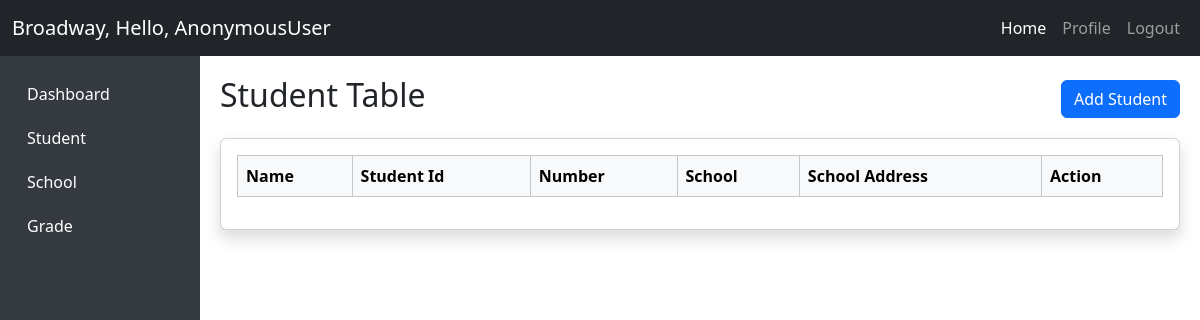
The page /class_student/ on the database as committed earlier.
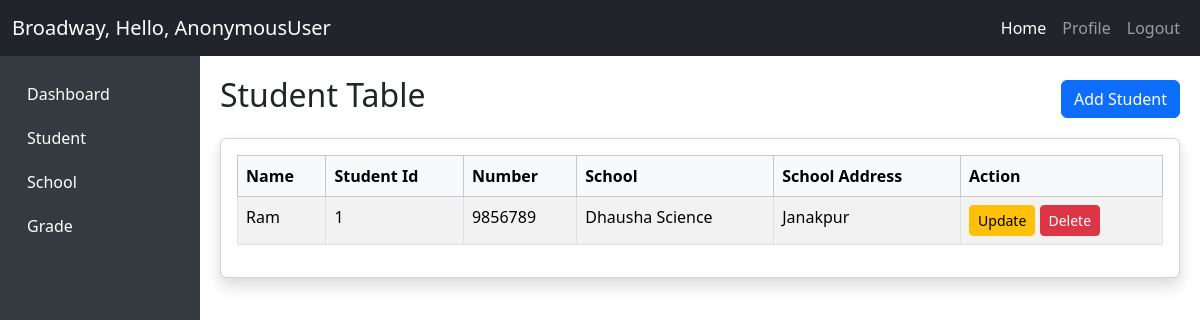
The same page on the database as committed later.
### student/models.py (models this page shows, shortened)
class Student(models.Model):
    name = models.CharField(max_length=50, null=True, blank=True)
    student_id = models.IntegerField(unique=True)
    number = models.PositiveBigIntegerField(default=0)
    school  = models.ForeignKey(School, on_delete=models.SET_NULL ,null=True)

### home/models.py (models this page shows, shortened)
class School(models.Model):
    name = models.CharField(max_length=50, verbose_name="School Name")
    school_unique_code = models.CharField(max_length=20,unique=True, help_text="add unique value", verbose_name="School code")
    address = models.CharField(max_length=30)
    is_active  = models.BooleanField(default=False)
    created_at = models.DateTimeField(auto_now_add=True)
    updated_at = models.DateTimeField(auto_now=True)

### student/class_based_views.py (the view)
# urls.py: path('', StudentListView.as_view(), name = "student-class")
class StudentListView(ListView):
    model = Student
    template_name = "student/index.html"
    context_object_name = "student"

### student/templates/student/index.html (shortened to what this page needs)
 {% extends "base/base.html" %}
{% block maincontent %}
     <div class="d-flex justify-content-between align-items-center mb-3">
        <h2>Student Table</h2>
        <a href="{% url 'student-create' %}" class="btn btn-primary">
            Add Student
        </a>
    </div>
    <div class="card shadow">
        <div class="card-body">
            <table class="table table-bordered table-striped table-hover">
                <thead class="table-light">
                    <tr>
                        <th>Name</th>
                        <th>Student Id</th>
                        <th>Number</th>
                        <th>School</th>
                        <th>School Address</th>
                        <th>Action</th>
                    </tr>
                </thead>
                <tbody>
                    {% for i in student %}
                        <tr>
                            <td>{{ i.name }}</td>
                            <td>{{i.student_id}}</td>
                            <td>
                               {{i.number}}
                            </td>
                            <td>
                               {{i.school.name}}
                            </td>
                            <td>
                               {{i.school.address}}
                            </td>
                            <td>
                                <a href="" class="btn btn-sm btn-warning">
                                    Update
                                </a>
                                <a href="" class="btn btn-sm btn-danger">
                                    Delete
                                </a>
                            </td>
                        </tr>
                    {% endfor %}
                </tbody>
            </table>
        </div>
    </div>
    {% endblock %}

Rows that differ between the two databases and show on the page:
added Student: name "Ram", student_id "1", number "9856789", school.name "Dhausha Science", school.address "Janakpur"
